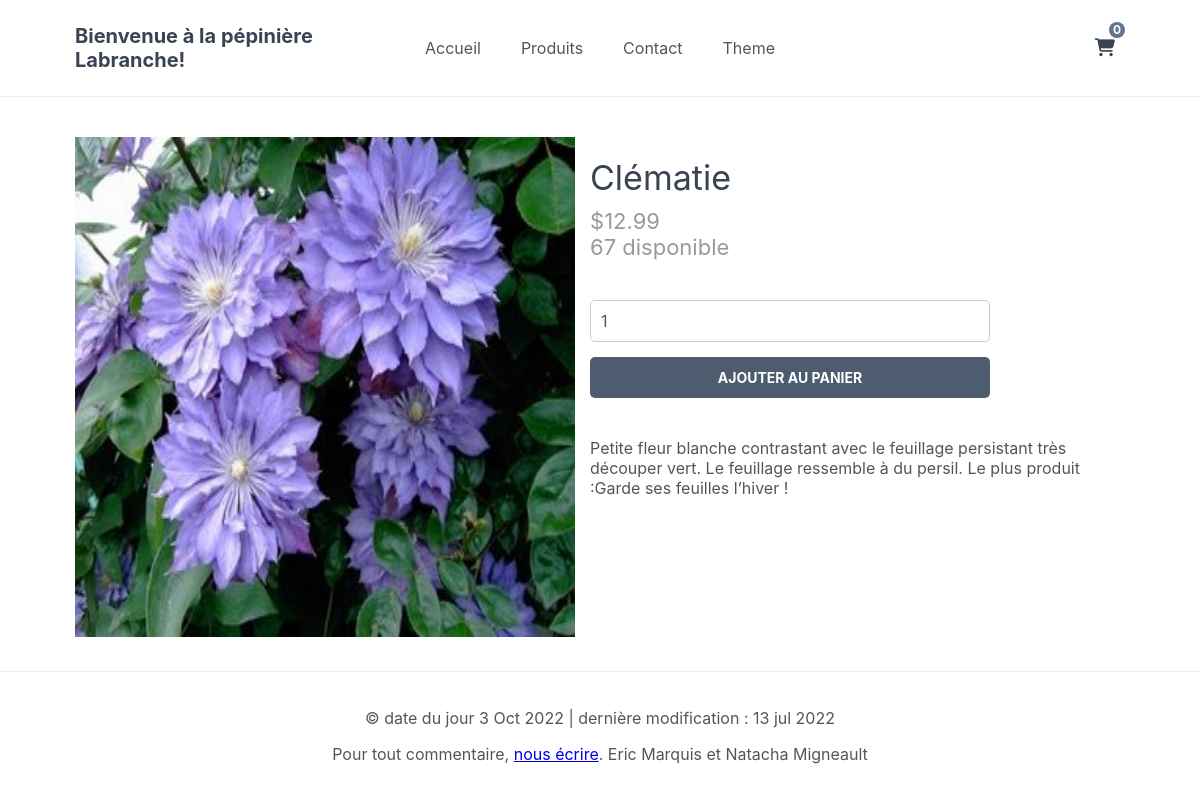
Page /index.php?page=vues/produit&id=5 on the committed database.
### tables this page shows
CREATE TABLE IF NOT EXISTS `products` (
  `id` int NOT NULL AUTO_INCREMENT,
  `name` varchar(200) NOT NULL,
  `desc` text NOT NULL,
  `price` decimal(7,2) NOT NULL,
  `quantity` int NOT NULL,
  `img` text NOT NULL,
  `date_added` datetime NOT NULL DEFAULT CURRENT_TIMESTAMP,
  PRIMARY KEY (`id`)
);

### controleur/controleur.php (called while the page is built, shortened)
<?php
require('modeles/produitManager.php');
function afficherUnProduit($idProduit)
{
    $produitManager = new produitManager();
    $produit = $produitManager->getUnProduit($idProduit);
    require('vues/produit.php');
}
function afficherFooter()
{
    require('vues/footer.php');
}
function afficherHeader($title)
{
    require('vues/header.php');
}

### modeles/produitManager.php (called while the page is built, shortened)
<?php
class produitManager extends Manager
{
	function getUnProduit($idProduit)
	{
		$pdo = $this->connexionBD();
		$req = $pdo->prepare('SELECT * FROM products WHERE id = :product');
		$req->execute(array(
			"product" => $idProduit
		));
		return $req->fetch(PDO::FETCH_ASSOC);
	}
}

### vues/produit.php (the view, shortened to what this page needs)
<div class="product content-wrapper">
    <a id="linkImageDetailProduit" href="public/imgs/largImgs/<?=$produit['img']?>" title="<?=$produit['name']?>">
    <img src="public/imgs/<?=$produit['img']?>" width="500" height="500" alt="<?=$produit['name']?>" onclick="afficheLargeImage()" /></a>
    <div>
        <h1 class="name"><?=$produit['name']?></h1>
        <?php
            if($produit['quantity'] > 0)
            {
        ?>
            <span class="price">
                &dollar;<?=$produit['price']?><br />
                <?=$produit['quantity']?> disponible</span>
            <form action="index.php?page=vues/panier" method="post">
                    <input type="number" name="quantity" value="1" min="1" max="<?=$produit['quantity']?>" placeholder="Quantity" required>
                    <input type="submit" value="Ajouter au panier">
            </form>
            <div class="description">
                <?=$produit['desc']?>
            </div>
        <?php
            }
            else
            {
        ?>
            <div class="description">
            Ce produit n'est plus en inventaire
        </div>
        <?php }?>
    </div>
</div>

### public/css/style.css (style rules this page uses)
* { box-sizing: border-box; --font: -apple-system, BlinkMacSystemFont, "segoe ui", roboto, oxygen, ubuntu, cantarell, "fira sans", "droid sans", "helvetica neue", Arial, sans-serif; --font2:Rockwell, Courier Bold, Courier, Georgia, Times, Times New Roman, serif; font-size: 16px; font-family: var(--font); }
html { height: 100%; }
body { --grey: #555555; --white: #ffffff; --blue: #434f61; --border: #eeeeee; position: relative; min-height: 100%; color: var(--grey); background-color: var(--white); margin: 0; padding-bottom: 100px; }
h1, h2, h3, h4, h5 { color: #394352; }
.content-wrapper { width: 1050px; margin: 0 auto; }
main > .product { display: flex; padding: 40px 0; }
main > .product > div { padding-left: 15px; }
main > .product h1 { font-size: 34px; font-weight: normal; margin: 0; padding: 20px 0 10px 0; }
main > .product .price { display: block; font-size: 22px; color: #999999; }
main > .product form { display: flex; flex-flow: column; margin: 40px 0; }
main > .product form input[type="number"] { width: 400px; padding: 10px; margin-bottom: 15px; border: 1px solid #ccc; color: var(--grey); border-radius: 5px; }
main > .product form input[type="submit"] { background: #4e5c70; border: 0; color: var(--white); width: 400px; padding: 12px 0; text-transform: uppercase; font-size: 14px; font-weight: bold; border-radius: 5px; cursor: pointer; }

### rows in the picture
products: img (picture), name "Clématie", price "12.99", quantity "67", desc "Petite fleur blanche contrastant avec le feuillage persistant très découper vert. Le feuillage ressemble à du persil. Le plus produit :Garde ses feuilles l’hiver !"

### other values in the picture
$num_items "0"
